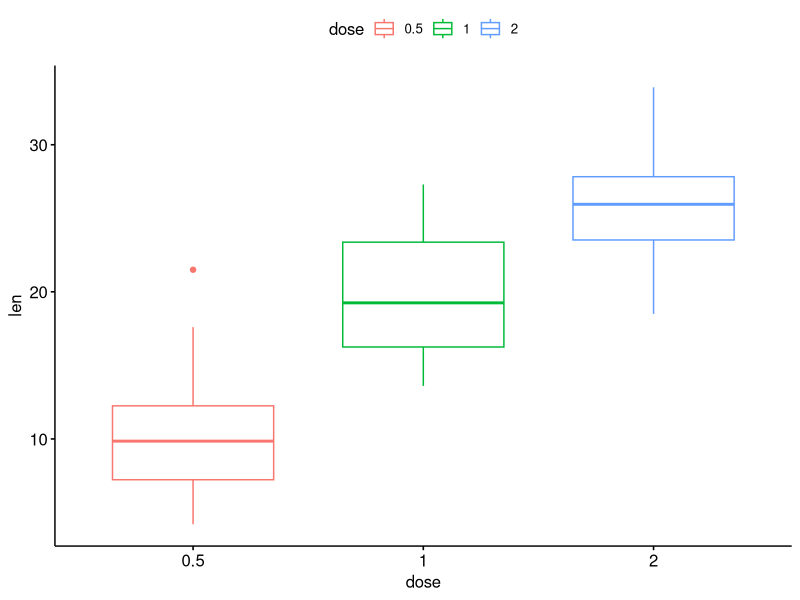
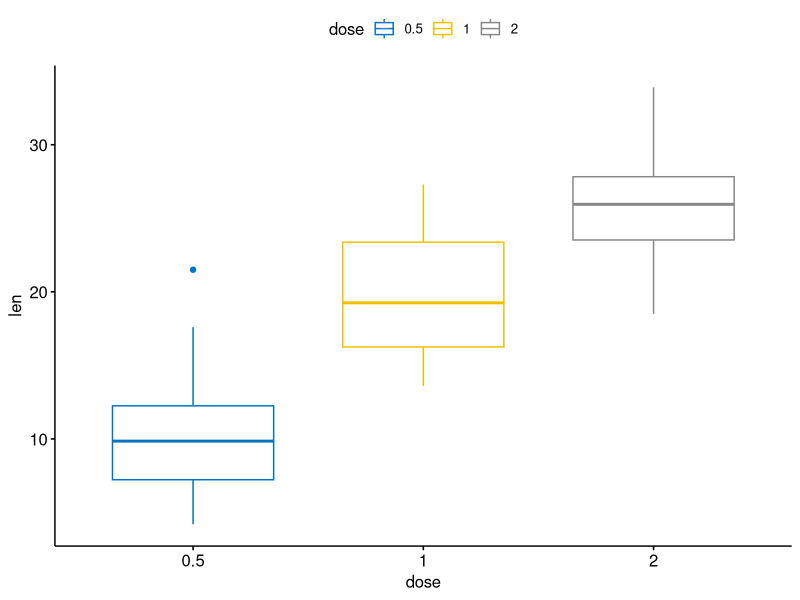

The R script that drew these images, in order:
library(ggpubr)


### Name: set_palette
### Title: Set Color Palette
### Aliases: set_palette change_palette color_palette fill_palette

### ** Examples

# Load data
data("ToothGrowth")
df <- ToothGrowth

# Basic plot
p <- ggboxplot(df, x = "dose", y = "len",
   color = "dose")
p

# Change the color palette
set_palette(p, "jco")
